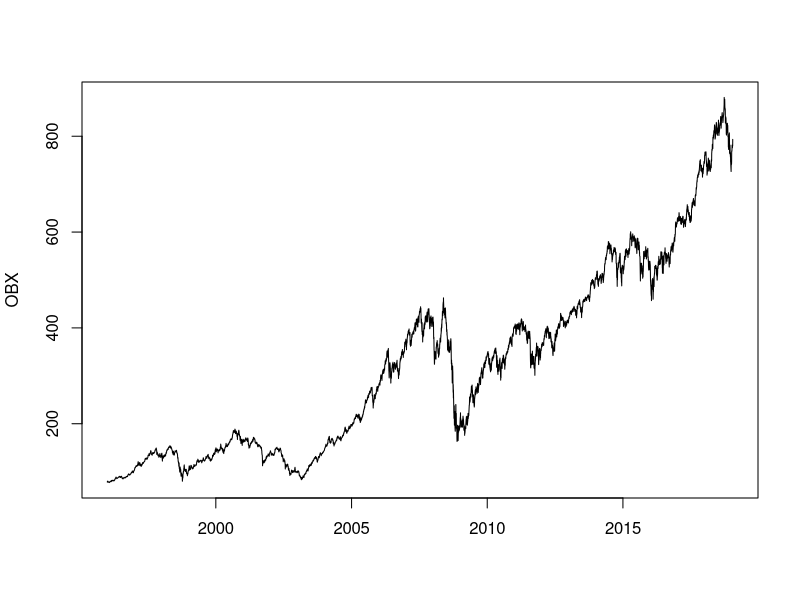

This figure's R source: (Note: this script raises an error after producing the figure.)
dataset <- read.csv("stockdata.csv", sep = ",", header = TRUE)
names(dataset) <- c("Date", "Last", "High", "Low", "Turnover")
dataset[, 1] <- as.Date(dataset[, 1], format = "%d.%m.%y")

head(dataset)
summary(dataset)

dataset <- dataset[order(dataset$Date),]
dataset <- dataset[,c("Date", "Last")]

plot(dataset$Date, dataset$Last, type = "l", xlab = "", ylab = "OBX")

#returns
dataset$r <- c(NA, diff(log(dataset$Last)))

mean(dataset$r, na.rm = TRUE)
sd(dataset$r, na.rm = TRUE)

mu <- mean(dataset$r, na.rm = TRUE) * 250
sigma <- sd(dataset$r, na.rm = TRUE) * sqrt(250)
sharpe <- mu/sigma

r <-  na.omit(dataset$r)
n <- length(r)
SE <- sd(r) * sqrt(250)/sqrt(n)


p <- 0.99
z <- qnorm((1-p)/2)
ci <- c(mu-z*SE,mu+z*SE)

#Exercise2
ibmdata <- read.csv("IBM.csv", header = TRUE, sep = ",")
ibmdata <- ibmdata[order(ibmdata$Date),]
ibmdata <- ibmdata[,c("Date", "Close")]

plot(ibmdata$Date, ibmdata$Close, type = "l", xlab = "", ylab = "IBM")

#returns
ibmdata$normal <- c(NA, diff(ibmdata$Close))
ibmdata$r <- c(NA, diff(log(ibmdata$Close)))

mean(ibmdata$r, na.rm = TRUE)
sd(ibmdata$r, na.rm = TRUE)

mu <- mean(ibmdata$r, na.rm = TRUE) * 12
sigma <- sd(ibmdata$r, na.rm = TRUE) * sqrt(12)
sharpe <- mu/sigma

r <-  na.omit(ibmdata$r)
n <- length(r)
SE <- sd(r) * sqrt(12)/sqrt(n)


p <- 0.99
z <- qnorm((1-p)/2)
ci <- c(mu-z*SE,mu+z*SE)
